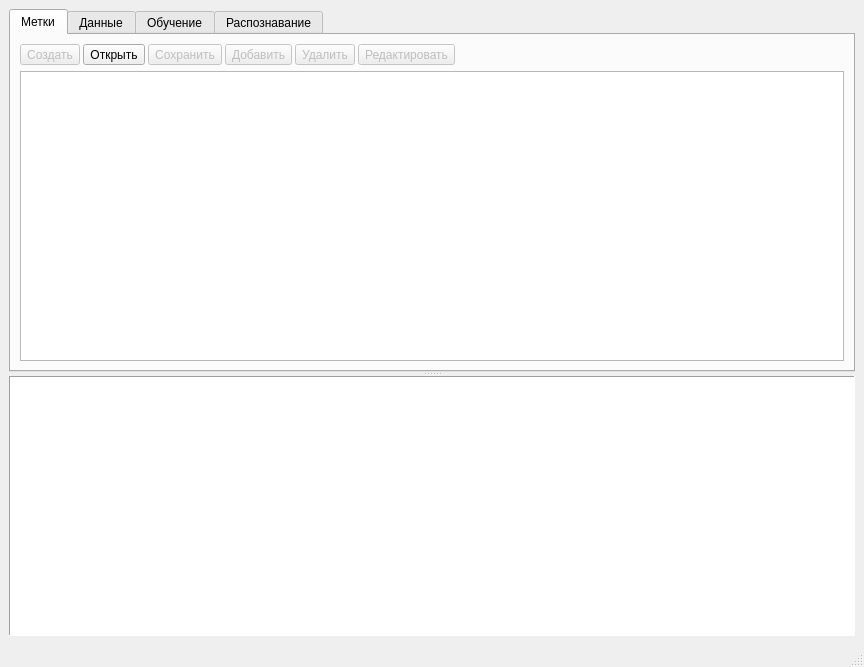
<?xml version="1.0" encoding="UTF-8"?>
<ui version="4.0">
 <class>TrainWindow</class>
 <widget class="QMainWindow" name="TrainWindow">
  <property name="geometry">
   <rect>
    <x>0</x>
    <y>0</y>
    <width>864</width>
    <height>667</height>
   </rect>
  </property>
  <property name="windowTitle">
   <string>Робот</string>
  </property>
  <property name="windowIcon">
   <iconset>
    <normaloff>../icons/ml.png</normaloff>../icons/ml.png</iconset>
  </property>
  <property name="toolButtonStyle">
   <enum>Qt::ToolButtonIconOnly</enum>
  </property>
  <widget class="QWidget" name="centralwidget">
   <layout class="QGridLayout" name="gridLayout_2">
    <item row="0" column="0">
     <widget class="QSplitter" name="splitter">
      <property name="sizePolicy">
       <sizepolicy hsizetype="Preferred" vsizetype="Expanding">
        <horstretch>0</horstretch>
        <verstretch>1</verstretch>
       </sizepolicy>
      </property>
      <property name="minimumSize">
       <size>
        <width>200</width>
        <height>300</height>
       </size>
      </property>
      <property name="baseSize">
       <size>
        <width>1</width>
        <height>1</height>
       </size>
      </property>
      <property name="orientation">
       <enum>Qt::Vertical</enum>
      </property>
      <widget class="QTabWidget" name="tabWidget">
       <property name="minimumSize">
        <size>
         <width>0</width>
         <height>320</height>
        </size>
       </property>
       <property name="currentIndex">
        <number>0</number>
       </property>
       <widget class="QWidget" name="tabLabels">
        <attribute name="icon">
         <iconset>
          <normaloff>../icons/tags.png</normaloff>../icons/tags.png</iconset>
        </attribute>
        <attribute name="title">
         <string>Метки</string>
        </attribute>
        <layout class="QGridLayout" name="gridLayout">
         <item row="0" column="0">
          <layout class="QHBoxLayout" name="horizontalLayout_2">
           <property name="spacing">
            <number>3</number>
           </property>
           <item>
            <widget class="QToolButton" name="tb_new_labels">
             <property name="enabled">
              <bool>false</bool>
             </property>
             <property name="text">
              <string>Создать</string>
             </property>
             <property name="icon">
              <iconset>
               <normaloff>../icons/star.png</normaloff>../icons/star.png</iconset>
             </property>
             <property name="toolButtonStyle">
              <enum>Qt::ToolButtonTextBesideIcon</enum>
             </property>
            </widget>
           </item>
           <item>
            <widget class="QToolButton" name="tb_open_labels">
             <property name="enabled">
              <bool>true</bool>
             </property>
             <property name="text">
              <string>Открыть</string>
             </property>
             <property name="icon">
              <iconset>
               <normaloff>../icons/open-file.png</normaloff>../icons/open-file.png</iconset>
             </property>
             <property name="toolButtonStyle">
              <enum>Qt::ToolButtonTextBesideIcon</enum>
             </property>
            </widget>
           </item>
           <item>
            <widget class="QToolButton" name="tb_save">
             <property name="enabled">
              <bool>false</bool>
             </property>
             <property name="text">
              <string>Сохранить</string>
             </property>
             <property name="icon">
              <iconset>
               <normaloff>../icons/save.png</normaloff>../icons/save.png</iconset>
             </property>
             <property name="toolButtonStyle">
              <enum>Qt::ToolButtonTextBesideIcon</enum>
             </property>
            </widget>
           </item>
           <item>
            <widget class="QToolButton" name="tb_add">
             <property name="enabled">
              <bool>false</bool>
             </property>
             <property name="text">
              <string>Добавить</string>
             </property>
             <property name="icon">
              <iconset>
               <normaloff>../icons/plus.png</normaloff>../icons/plus.png</iconset>
             </property>
             <property name="toolButtonStyle">
              <enum>Qt::ToolButtonTextBesideIcon</enum>
             </property>
            </widget>
           </item>
           <item>
            <widget class="QToolButton" name="toolButton">
             <property name="enabled">
              <bool>false</bool>
             </property>
             <property name="text">
              <string>Удалить</string>
             </property>
             <property name="icon">
              <iconset>
               <normaloff>../icons/minus.png</normaloff>../icons/minus.png</iconset>
             </property>
             <property name="toolButtonStyle">
              <enum>Qt::ToolButtonTextBesideIcon</enum>
             </property>
            </widget>
           </item>
           <item>
            <widget class="QToolButton" name="tb_edit">
             <property name="enabled">
              <bool>false</bool>
             </property>
             <property name="text">
              <string>Редактировать</string>
             </property>
             <property name="icon">
              <iconset>
               <normaloff>../icons/edit.png</normaloff>../icons/edit.png</iconset>
             </property>
             <property name="toolButtonStyle">
              <enum>Qt::ToolButtonTextBesideIcon</enum>
             </property>
            </widget>
           </item>
           <item>
            <spacer name="horizontalSpacer">
             <property name="orientation">
              <enum>Qt::Horizontal</enum>
             </property>
             <property name="sizeHint" stdset="0">
              <size>
               <width>40</width>
               <height>20</height>
              </size>
             </property>
            </spacer>
           </item>
          </layout>
         </item>
         <item row="1" column="0">
          <widget class="QTableView" name="tv_labels">
           <property name="styleSheet">
            <string notr="true"/>
           </property>
           <attribute name="horizontalHeaderDefaultSectionSize">
            <number>200</number>
           </attribute>
          </widget>
         </item>
        </layout>
       </widget>
       <widget class="QWidget" name="tabData">
        <attribute name="icon">
         <iconset>
          <normaloff>../icons/pie-chart.png</normaloff>../icons/pie-chart.png</iconset>
        </attribute>
        <attribute name="title">
         <string>Данные</string>
        </attribute>
        <layout class="QGridLayout" name="gridLayout_4">
         <item row="2" column="1">
          <widget class="QTableView" name="tv_data">
           <property name="selectionMode">
            <enum>QAbstractItemView::SingleSelection</enum>
           </property>
           <property name="selectionBehavior">
            <enum>QAbstractItemView::SelectRows</enum>
           </property>
           <attribute name="horizontalHeaderCascadingSectionResizes">
            <bool>true</bool>
           </attribute>
           <attribute name="horizontalHeaderDefaultSectionSize">
            <number>150</number>
           </attribute>
           <attribute name="horizontalHeaderStretchLastSection">
            <bool>false</bool>
           </attribute>
           <attribute name="verticalHeaderCascadingSectionResizes">
            <bool>false</bool>
           </attribute>
          </widget>
         </item>
         <item row="2" column="0">
          <widget class="QGraphicsView" name="gv_input"/>
         </item>
         <item row="0" column="0" colspan="3">
          <layout class="QHBoxLayout" name="horizontalLayout_4">
           <item>
            <widget class="QToolButton" name="tb_new_data">
             <property name="text">
              <string>Создать</string>
             </property>
             <property name="icon">
              <iconset>
               <normaloff>../icons/star.png</normaloff>../icons/star.png</iconset>
             </property>
             <property name="toolButtonStyle">
              <enum>Qt::ToolButtonTextBesideIcon</enum>
             </property>
            </widget>
           </item>
           <item>
            <widget class="QToolButton" name="tb_open_data">
             <property name="text">
              <string>Открыть</string>
             </property>
             <property name="icon">
              <iconset>
               <normaloff>../icons/open-file.png</normaloff>../icons/open-file.png</iconset>
             </property>
             <property name="toolButtonStyle">
              <enum>Qt::ToolButtonTextBesideIcon</enum>
             </property>
            </widget>
           </item>
           <item>
            <widget class="QToolButton" name="tb_save_data">
             <property name="enabled">
              <bool>false</bool>
             </property>
             <property name="text">
              <string>Сохранить</string>
             </property>
             <property name="icon">
              <iconset>
               <normaloff>../icons/save.png</normaloff>../icons/save.png</iconset>
             </property>
             <property name="toolButtonStyle">
              <enum>Qt::ToolButtonTextBesideIcon</enum>
             </property>
            </widget>
           </item>
           <item>
            <widget class="QToolButton" name="tb_save_data_as">
             <property name="enabled">
              <bool>false</bool>
             </property>
             <property name="text">
              <string>Сохранить как ...</string>
             </property>
             <property name="icon">
              <iconset>
               <normaloff>../icons/save-as.png</normaloff>../icons/save-as.png</iconset>
             </property>
             <property name="toolButtonStyle">
              <enum>Qt::ToolButtonTextBesideIcon</enum>
             </property>
            </widget>
           </item>
           <item>
            <widget class="QComboBox" name="cb_labels">
             <property name="sizePolicy">
              <sizepolicy hsizetype="Fixed" vsizetype="Fixed">
               <horstretch>0</horstretch>
               <verstretch>0</verstretch>
              </sizepolicy>
             </property>
             <property name="maximumSize">
              <size>
               <width>80</width>
               <height>16777215</height>
              </size>
             </property>
             <property name="styleSheet">
              <string notr="true">font: 18pt &quot;Noto Color Emoji&quot;;</string>
             </property>
             <property name="currentIndex">
              <number>-1</number>
             </property>
             <property name="iconSize">
              <size>
               <width>24</width>
               <height>24</height>
              </size>
             </property>
            </widget>
           </item>
           <item>
            <widget class="QToolButton" name="tb_add_sample">
             <property name="text">
              <string>Добавить</string>
             </property>
             <property name="icon">
              <iconset>
               <normaloff>../icons/download.png</normaloff>../icons/download.png</iconset>
             </property>
             <property name="toolButtonStyle">
              <enum>Qt::ToolButtonTextBesideIcon</enum>
             </property>
            </widget>
           </item>
           <item>
            <widget class="QToolButton" name="tb_edit_sample">
             <property name="text">
              <string>Изменить</string>
             </property>
             <property name="icon">
              <iconset>
               <normaloff>../icons/edit.png</normaloff>../icons/edit.png</iconset>
             </property>
             <property name="toolButtonStyle">
              <enum>Qt::ToolButtonTextBesideIcon</enum>
             </property>
            </widget>
           </item>
           <item>
            <widget class="QToolButton" name="tb_delete_sample">
             <property name="text">
              <string>Удалить</string>
             </property>
             <property name="icon">
              <iconset>
               <normaloff>../icons/delete.png</normaloff>../icons/delete.png</iconset>
             </property>
             <property name="toolButtonStyle">
              <enum>Qt::ToolButtonTextBesideIcon</enum>
             </property>
            </widget>
           </item>
           <item>
            <spacer name="horizontalSpacer_2">
             <property name="orientation">
              <enum>Qt::Horizontal</enum>
             </property>
             <property name="sizeHint" stdset="0">
              <size>
               <width>40</width>
               <height>20</height>
              </size>
             </property>
            </spacer>
           </item>
          </layout>
         </item>
        </layout>
       </widget>
       <widget class="QWidget" name="tabTrain">
        <attribute name="icon">
         <iconset>
          <normaloff>../icons/learning.png</normaloff>../icons/learning.png</iconset>
        </attribute>
        <attribute name="title">
         <string>Обучение</string>
        </attribute>
        <layout class="QGridLayout" name="gridLayout_5" columnstretch="1,1,3,0">
         <item row="6" column="0">
          <widget class="QLabel" name="label_3">
           <property name="text">
            <string>Количестов эпох</string>
           </property>
          </widget>
         </item>
         <item row="5" column="1">
          <widget class="QLineEdit" name="le_learning_rate">
           <property name="inputMask">
            <string>0.999</string>
           </property>
           <property name="text">
            <string>0.001</string>
           </property>
          </widget>
         </item>
         <item row="5" column="0">
          <widget class="QLabel" name="label_2">
           <property name="text">
            <string>Скорость обучения</string>
           </property>
          </widget>
         </item>
         <item row="3" column="0">
          <widget class="QLabel" name="l_test_size">
           <property name="text">
            <string>Доля тестовых данных</string>
           </property>
          </widget>
         </item>
         <item row="7" column="1">
          <spacer name="verticalSpacer">
           <property name="orientation">
            <enum>Qt::Vertical</enum>
           </property>
           <property name="sizeHint" stdset="0">
            <size>
             <width>20</width>
             <height>40</height>
            </size>
           </property>
          </spacer>
         </item>
         <item row="6" column="1">
          <widget class="QLineEdit" name="le_epochs">
           <property name="inputMask">
            <string>999</string>
           </property>
           <property name="text">
            <string>100</string>
           </property>
          </widget>
         </item>
         <item row="4" column="1">
          <widget class="QLineEdit" name="le_batch_size">
           <property name="inputMask">
            <string>999</string>
           </property>
           <property name="text">
            <string>1</string>
           </property>
           <property name="cursorPosition">
            <number>3</number>
           </property>
          </widget>
         </item>
         <item row="4" column="0">
          <widget class="QLabel" name="label">
           <property name="text">
            <string>Размер пакета</string>
           </property>
          </widget>
         </item>
         <item row="0" column="0" colspan="4">
          <layout class="QHBoxLayout" name="horizontalLayout">
           <item>
            <widget class="QToolButton" name="tb_train_model">
             <property name="enabled">
              <bool>false</bool>
             </property>
             <property name="text">
              <string>Обучить</string>
             </property>
             <property name="icon">
              <iconset>
               <normaloff>../icons/model.png</normaloff>../icons/model.png</iconset>
             </property>
             <property name="toolButtonStyle">
              <enum>Qt::ToolButtonTextBesideIcon</enum>
             </property>
            </widget>
           </item>
           <item>
            <widget class="QToolButton" name="tb_open_model">
             <property name="toolTip">
              <string>Открыть модель</string>
             </property>
             <property name="text">
              <string>Открыть</string>
             </property>
             <property name="icon">
              <iconset>
               <normaloff>../icons/open-file.png</normaloff>../icons/open-file.png</iconset>
             </property>
             <property name="toolButtonStyle">
              <enum>Qt::ToolButtonTextBesideIcon</enum>
             </property>
            </widget>
           </item>
           <item>
            <widget class="QToolButton" name="tb_save_model">
             <property name="enabled">
              <bool>false</bool>
             </property>
             <property name="toolTip">
              <string>Сохранить модель</string>
             </property>
             <property name="text">
              <string>Сохранить</string>
             </property>
             <property name="icon">
              <iconset>
               <normaloff>../icons/save.png</normaloff>../icons/save.png</iconset>
             </property>
             <property name="toolButtonStyle">
              <enum>Qt::ToolButtonTextBesideIcon</enum>
             </property>
            </widget>
           </item>
           <item>
            <widget class="QToolButton" name="tb_save_model_as">
             <property name="enabled">
              <bool>false</bool>
             </property>
             <property name="toolTip">
              <string>Сохранить модель под другим именем</string>
             </property>
             <property name="text">
              <string>Сохранить как ...</string>
             </property>
             <property name="icon">
              <iconset>
               <normaloff>../icons/save-as.png</normaloff>../icons/save-as.png</iconset>
             </property>
             <property name="toolButtonStyle">
              <enum>Qt::ToolButtonTextBesideIcon</enum>
             </property>
            </widget>
           </item>
           <item>
            <spacer name="horizontalSpacer_3">
             <property name="orientation">
              <enum>Qt::Horizontal</enum>
             </property>
             <property name="sizeHint" stdset="0">
              <size>
               <width>40</width>
               <height>20</height>
              </size>
             </property>
            </spacer>
           </item>
          </layout>
         </item>
         <item row="3" column="1">
          <widget class="QLineEdit" name="le_test_size">
           <property name="inputMask">
            <string>9.99</string>
           </property>
           <property name="text">
            <string>0.33</string>
           </property>
          </widget>
         </item>
         <item row="3" column="2" rowspan="5">
          <widget class="QFrame" name="fr_progress">
           <property name="frameShape">
            <enum>QFrame::StyledPanel</enum>
           </property>
           <property name="frameShadow">
            <enum>QFrame::Raised</enum>
           </property>
          </widget>
         </item>
        </layout>
       </widget>
       <widget class="QWidget" name="tabClassification">
        <attribute name="icon">
         <iconset>
          <normaloff>../icons/model.png</normaloff>../icons/model.png</iconset>
        </attribute>
        <attribute name="title">
         <string>Распознавание</string>
        </attribute>
        <layout class="QGridLayout" name="gridLayout_3">
         <item row="0" column="0">
          <widget class="QGraphicsView" name="gv_classification"/>
         </item>
        </layout>
       </widget>
      </widget>
      <widget class="QTextEdit" name="teLog">
       <property name="frameShape">
        <enum>QFrame::Panel</enum>
       </property>
       <property name="readOnly">
        <bool>true</bool>
       </property>
      </widget>
     </widget>
    </item>
   </layout>
  </widget>
  <widget class="QStatusBar" name="statusbar"/>
  <action name="actionActivateRobot">
   <property name="checkable">
    <bool>true</bool>
   </property>
   <property name="icon">
    <iconset>
     <normaloff>../icons/robot-green.png</normaloff>
     <normalon>../icons/robot-red.png</normalon>../icons/robot-green.png</iconset>
   </property>
   <property name="text">
    <string>Активировать робота</string>
   </property>
   <property name="iconText">
    <string>Активация</string>
   </property>
   <property name="statusTip">
    <string>Активировать робота</string>
   </property>
  </action>
  <action name="actionConfig">
   <property name="icon">
    <iconset>
     <normaloff>../icons/gear.png</normaloff>../icons/gear.png</iconset>
   </property>
   <property name="text">
    <string>Настройки</string>
   </property>
   <property name="statusTip">
    <string>Открыть окно настроек робота</string>
   </property>
  </action>
  <action name="actionExit">
   <property name="icon">
    <iconset>
     <normaloff>../icons/quit.png</normaloff>../icons/quit.png</iconset>
   </property>
   <property name="text">
    <string>Выход</string>
   </property>
   <property name="statusTip">
    <string>Завершить работу</string>
   </property>
   <property name="shortcut">
    <string>Ctrl+X</string>
   </property>
  </action>
  <action name="actionActivateComputer">
   <property name="checkable">
    <bool>true</bool>
   </property>
   <property name="icon">
    <iconset>
     <normaloff>../icons/chip-green.png</normaloff>
     <normalon>../icons/chip-red.png</normalon>../icons/chip-green.png</iconset>
   </property>
   <property name="text">
    <string>Активировать компьютер</string>
   </property>
  </action>
 </widget>
 <tabstops>
  <tabstop>tabWidget</tabstop>
  <tabstop>tb_open_labels</tabstop>
  <tabstop>tb_save</tabstop>
  <tabstop>tb_add</tabstop>
  <tabstop>toolButton</tabstop>
  <tabstop>tb_edit</tabstop>
  <tabstop>tv_labels</tabstop>
  <tabstop>tv_data</tabstop>
  <tabstop>gv_input</tabstop>
  <tabstop>tb_new_data</tabstop>
  <tabstop>tb_open_data</tabstop>
  <tabstop>tb_save_data</tabstop>
  <tabstop>tb_save_data_as</tabstop>
  <tabstop>cb_labels</tabstop>
  <tabstop>tb_add_sample</tabstop>
  <tabstop>tb_edit_sample</tabstop>
  <tabstop>tb_delete_sample</tabstop>
  <tabstop>teLog</tabstop>
  <tabstop>le_test_size</tabstop>
  <tabstop>le_batch_size</tabstop>
  <tabstop>le_learning_rate</tabstop>
 </tabstops>
 <resources/>
 <connections>
  <connection>
   <sender>actionExit</sender>
   <signal>triggered()</signal>
   <receiver>TrainWindow</receiver>
   <slot>close()</slot>
   <hints>
    <hint type="sourcelabel">
     <x>-1</x>
     <y>-1</y>
    </hint>
    <hint type="destinationlabel">
     <x>381</x>
     <y>248</y>
    </hint>
   </hints>
  </connection>
  <connection>
   <sender>tb_add_sample</sender>
   <signal>clicked()</signal>
   <receiver>TrainWindow</receiver>
   <slot>on_add_sample()</slot>
   <hints>
    <hint type="sourcelabel">
     <x>201</x>
     <y>62</y>
    </hint>
    <hint type="destinationlabel">
     <x>431</x>
     <y>333</y>
    </hint>
   </hints>
  </connection>
  <connection>
   <sender>tb_new_data</sender>
   <signal>clicked()</signal>
   <receiver>TrainWindow</receiver>
   <slot>on_new_data()</slot>
   <hints>
    <hint type="sourcelabel">
     <x>62</x>
     <y>62</y>
    </hint>
    <hint type="destinationlabel">
     <x>431</x>
     <y>333</y>
    </hint>
   </hints>
  </connection>
  <connection>
   <sender>tb_open_data</sender>
   <signal>clicked()</signal>
   <receiver>TrainWindow</receiver>
   <slot>on_open_data()</slot>
   <hints>
    <hint type="sourcelabel">
     <x>154</x>
     <y>62</y>
    </hint>
    <hint type="destinationlabel">
     <x>431</x>
     <y>333</y>
    </hint>
   </hints>
  </connection>
  <connection>
   <sender>tb_save_data</sender>
   <signal>clicked()</signal>
   <receiver>TrainWindow</receiver>
   <slot>on_save_data()</slot>
   <hints>
    <hint type="sourcelabel">
     <x>254</x>
     <y>62</y>
    </hint>
    <hint type="destinationlabel">
     <x>431</x>
     <y>333</y>
    </hint>
   </hints>
  </connection>
  <connection>
   <sender>tb_save_data_as</sender>
   <signal>clicked()</signal>
   <receiver>TrainWindow</receiver>
   <slot>on_save_data_as()</slot>
   <hints>
    <hint type="sourcelabel">
     <x>377</x>
     <y>62</y>
    </hint>
    <hint type="destinationlabel">
     <x>431</x>
     <y>333</y>
    </hint>
   </hints>
  </connection>
  <connection>
   <sender>tb_edit_sample</sender>
   <signal>clicked()</signal>
   <receiver>TrainWindow</receiver>
   <slot>on_edit_sample()</slot>
   <hints>
    <hint type="sourcelabel">
     <x>684</x>
     <y>62</y>
    </hint>
    <hint type="destinationlabel">
     <x>431</x>
     <y>333</y>
    </hint>
   </hints>
  </connection>
  <connection>
   <sender>tv_data</sender>
   <signal>doubleClicked(QModelIndex)</signal>
   <receiver>TrainWindow</receiver>
   <slot>on_double_clicked_sample(QModelIndex)</slot>
   <hints>
    <hint type="sourcelabel">
     <x>634</x>
     <y>227</y>
    </hint>
    <hint type="destinationlabel">
     <x>431</x>
     <y>333</y>
    </hint>
   </hints>
  </connection>
  <connection>
   <sender>tb_delete_sample</sender>
   <signal>clicked()</signal>
   <receiver>TrainWindow</receiver>
   <slot>on_delete_sample()</slot>
   <hints>
    <hint type="sourcelabel">
     <x>779</x>
     <y>62</y>
    </hint>
    <hint type="destinationlabel">
     <x>431</x>
     <y>333</y>
    </hint>
   </hints>
  </connection>
  <connection>
   <sender>tb_train_model</sender>
   <signal>clicked()</signal>
   <receiver>TrainWindow</receiver>
   <slot>on_train_model()</slot>
   <hints>
    <hint type="sourcelabel">
     <x>62</x>
     <y>57</y>
    </hint>
    <hint type="destinationlabel">
     <x>431</x>
     <y>333</y>
    </hint>
   </hints>
  </connection>
  <connection>
   <sender>tabWidget</sender>
   <signal>currentChanged(int)</signal>
   <receiver>TrainWindow</receiver>
   <slot>on_tab_changed(int)</slot>
   <hints>
    <hint type="sourcelabel">
     <x>431</x>
     <y>194</y>
    </hint>
    <hint type="destinationlabel">
     <x>431</x>
     <y>333</y>
    </hint>
   </hints>
  </connection>
  <connection>
   <sender>tb_open_model</sender>
   <signal>clicked()</signal>
   <receiver>TrainWindow</receiver>
   <slot>on_open_model()</slot>
   <hints>
    <hint type="sourcelabel">
     <x>156</x>
     <y>58</y>
    </hint>
    <hint type="destinationlabel">
     <x>431</x>
     <y>333</y>
    </hint>
   </hints>
  </connection>
  <connection>
   <sender>tb_save_model</sender>
   <signal>clicked()</signal>
   <receiver>TrainWindow</receiver>
   <slot>on_save_model()</slot>
   <hints>
    <hint type="sourcelabel">
     <x>256</x>
     <y>58</y>
    </hint>
    <hint type="destinationlabel">
     <x>431</x>
     <y>333</y>
    </hint>
   </hints>
  </connection>
  <connection>
   <sender>tb_save_model_as</sender>
   <signal>clicked()</signal>
   <receiver>TrainWindow</receiver>
   <slot>on_save_model_as()</slot>
   <hints>
    <hint type="sourcelabel">
     <x>379</x>
     <y>58</y>
    </hint>
    <hint type="destinationlabel">
     <x>431</x>
     <y>333</y>
    </hint>
   </hints>
  </connection>
  <connection>
   <sender>tb_open_labels</sender>
   <signal>clicked()</signal>
   <receiver>TrainWindow</receiver>
   <slot>on_open_labels()</slot>
   <hints>
    <hint type="sourcelabel">
     <x>64</x>
     <y>58</y>
    </hint>
    <hint type="destinationlabel">
     <x>431</x>
     <y>333</y>
    </hint>
   </hints>
  </connection>
  <connection>
   <sender>le_epochs</sender>
   <signal>textChanged(QString)</signal>
   <receiver>TrainWindow</receiver>
   <slot>on_epochs_changed(QString)</slot>
   <hints>
    <hint type="sourcelabel">
     <x>267</x>
     <y>171</y>
    </hint>
    <hint type="destinationlabel">
     <x>431</x>
     <y>333</y>
    </hint>
   </hints>
  </connection>
 </connections>
 <slots>
  <slot>on_add_sample()</slot>
  <slot>on_new_data()</slot>
  <slot>on_open_data()</slot>
  <slot>on_save_data()</slot>
  <slot>on_save_data_as()</slot>
  <slot>on_edit_sample()</slot>
  <slot>on_delete_sample()</slot>
  <slot>on_double_clicked_sample(QModelIndex)</slot>
  <slot>on_train_model()</slot>
  <slot>on_test_size_changed(int)</slot>
  <slot>on_tab_changed(int)</slot>
  <slot>on_open_model()</slot>
  <slot>on_save_model()</slot>
  <slot>on_save_model_as()</slot>
  <slot>on_open_labels()</slot>
  <slot>on_epochs_changed(QString)</slot>
 </slots>
</ui>
